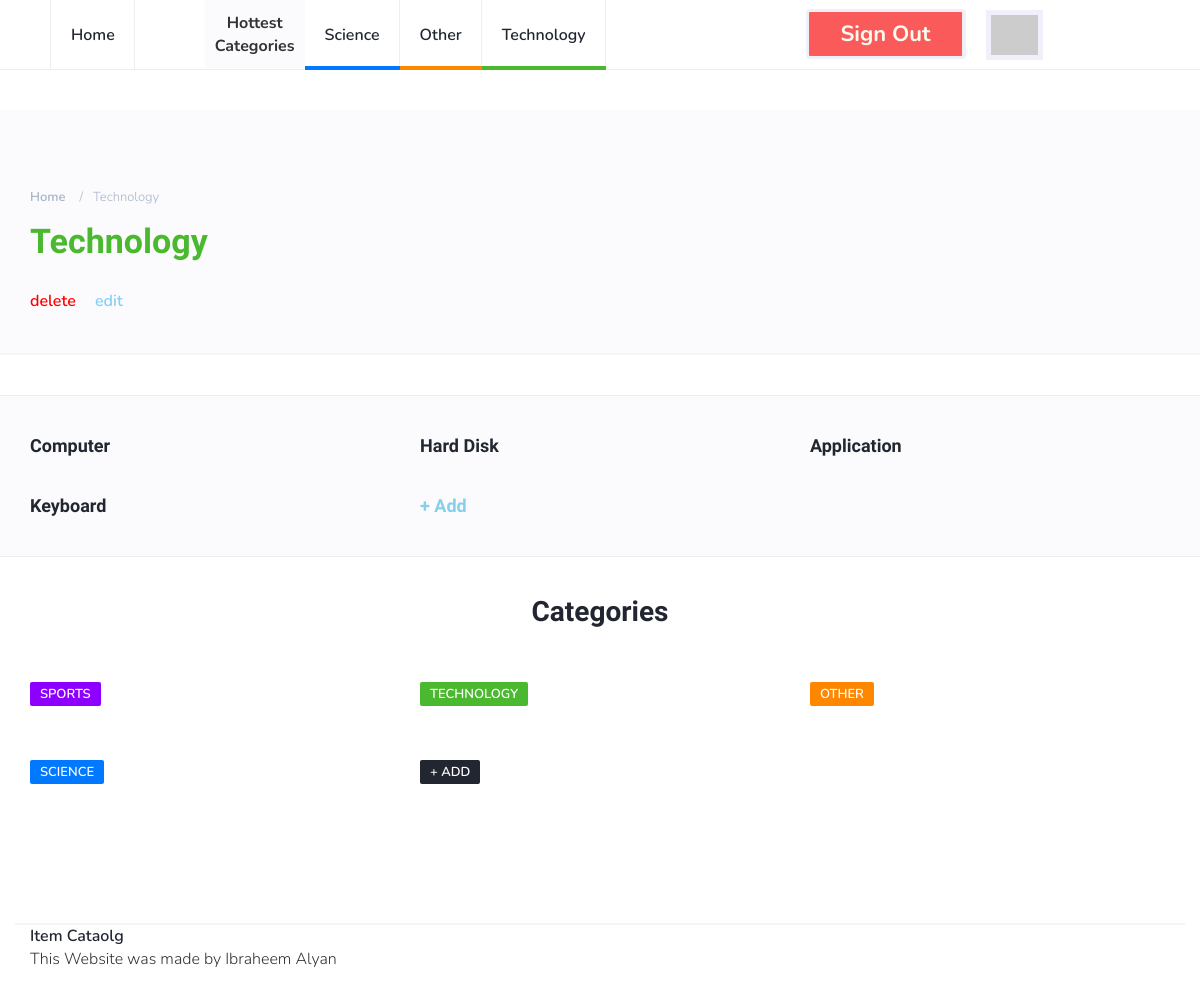
The app's page /catalog/Technology/items (signed in) with its own data.
### database_setup.py (models this page shows, shortened)
class Category(Base):
    __tablename__ = 'category'
    id = Column(Integer, primary_key=True)
    name = Column(String(80), nullable=False)

class Item(Base):
    __tablename__ = 'item'
    id = Column(Integer, primary_key=True)
    title = Column(String(100), nullable=False)
    description = Column(String(1000), nullable=False)
    author_id = Column(Integer, ForeignKey('user.id'))
    author = relationship(User)
    cat_id = Column(Integer, ForeignKey('category.id'))
    category = relationship(Category, single_parent=True)

### project.py (the view, shortened to what this page needs)
@app.route('/catalog/<string:cat_name>/items')
def view_category_items(cat_name):
    db = DBSession()
    top_cats = db.query(Category).order_by(desc(Category.id)).limit(3)
    categories = db.query(Category)
    category = None
    items = None
    try:
        category = db.query(Category).filter_by(name=cat_name).one()
    except NoResultFound:
        db.close()
        statment = ('🙁 looks like we don\'t have a category named "' +
                    cat_name + '" . <br> But you can <a href=' +
                    '"/catalog/new-category" style="font-size:39px">' +
                    'Create your own 😃</a>')
        return render_template('status_message.html', statment=statment, server_url=server_url)
    items = db.query(Item).filter_by(cat_id=category.id)
    if 'signed' not in session:
        session['signed'] = False
    if session['signed']:
        template = render_template(
                            "category.html",
                            items=items,
                            categories=categories,
                            delete_url=(str(request.path)[:-6] + "/delete"),
                            edit_url=(str(request.path)[:-6] + "/edit"),
                            top_categories=top_cats,
                            category=category,
                            user_dict=session["user_data_dict"],
                            server_url=server_url)
        db.close()
        return template

### templates/category.html
{% extends "main.html" %}
{% block content %}
		<div class="page-header" style="margin-top:40px;padding-bottom:40px;">
			<div class="container">
				<div class="row">
					<div class="col-md-10">
						<ul class="page-header-breadcrumb">
							<li><a href="{{server_url}}">Home</a></li>
							<li>{{ category.name }}</li>
						</ul>
						<h1 class="cat-{{ ((category.id + 2 ) % 4) + 1 }}-title">{{ category.name }}</h1>
					</div>
				</div>
				<div style="padding-top:30px">
		        <a href="{{ delete_url }}" style="padding-right: 15px; color: red;"> delete </a>
		        <a href="{{ edit_url }}" style="color: lightskyblue;"> edit </a>
		    </div>
			</div>
		</div>
		<div class="section">
		</div>
		<div class="section section-grey">
			<div class="container">
				<div class="row">
					{% for i in items %}
					<div class="col-md-4">
						<div class="post">
							<div class="post-body">
								<h3 class="post-title"><a href="{{ server_url + 'catalog/' + i.category.name + '/' + i.title }}"> {{ i.title }} </a></h3>
							</div>
						</div>
					</div>
					{% endfor %}
					<div class="col-md-4">
						<div class="post">
							<div class="post-body">
								<h3 class="post-title"><a href="{{server_url}}catalog/new-item?cc={{category.id}}" style="color:skyblue"> + Add </a></h3>
							</div>
						</div>
					</div>
				</div>
			</div>
		</div>
{% endblock %}

### templates/main.html (shortened to what this page needs)
<!DOCTYPE html>
<html lang="en">
	<head>
		<link type="text/css" rel="stylesheet" href="{{server_url}}css/bootstrap.min.css"/>
		<link rel="stylesheet" href="{{server_url}}css/font-awesome.min.css">
		<link type="text/css" rel="stylesheet" href="{{server_url}}css/style.css"/>
    </head>
	<body>
		<header id="header">
			<div id="nav">
				<div id="nav-fixed">
					<div class="container">
						<ul class="nav-menu nav navbar-nav">
							<li><a href="{{server_url}}">Home</a></li>
							<li id="sep"> Hottest <br> Categories </li>
							{% for c in top_categories %}
							<li class="cat-{{ ((c.id + 2 ) % 4) + 1 }}"><a href="{{ server_url + 'catalog/' + c.name + '/items' }}">{{ c.name }}</a></li>
							{% endfor %}
              {% if not user_dict %}
              <li><a href="{{ url_for('internal_sign_up', _external = True ) }}" class="btn green" style="padding:12px 15px 12px 15px;">Sign up</a></li>
              <li><a href="{{ url_for('login', _external = True ) }}" class="btn red" style="padding:12px 15px 12px 15px;margin-left:20px">Log in</a></li>
              {% else %}
              <li><a href="{{ url_for('revoke', _external = True ) }}" class="btn red" style="padding: 12px 15px 12px 15px;">Sign out</a></li>
							<li><img src="{{ user_dict['picture'] }}" id="profile_img"></li>
              {% endif %}
            </ul>
					</div>
				</div>
			</div>
		</header>
    {% block content %}
    {% endblock %}
		<div class="section">
			<div class="container">
				<div class="row">
					<div class="col-md-12">
						<div class="section-title text-center">
							<h2>Categories</h2>
						</div>
					</div>
					{% for c in categories %}
					<div class="col-md-4">
						<div class="post">
							<div class="post-body">
								<div class="post-meta">
									<a class="post-category cat-{{ ((c.id + 2 ) % 4) + 1 }}" href="{{ server_url+'catalog/' + c.name + '/items' }}">{{ c.name }}</a>
								</div>
							</div>
						</div>
					</div>
					{% endfor %}
					<div class="col-md-4">
						<div class="post">
							<div class="post-body">
								<div class="post-meta">
									<a class="post-category" href="{{server_url}}catalog/new-category"> + Add </a>
								</div>
							</div>
						</div>
					</div>
				</div>
			</div>
		</div>
		<footer id="footer">
			<div class="container">
							<ul class="footer-nav">
								<li><a href="{{server_url}}">Item Cataolg</a></li>
							</ul>
							<div class="post-body">
								This Website was made by Ibraheem Alyan
							</div>
						</div>
		</footer>
	</body>
</html>

### templates/css/style.css (style rules this page uses)
body { font-family: 'Nunito', sans-serif; font-size: 16px; font-weight: 300; zoom: 150% color: #3d455c; margin: 0; padding: 0; overflow-x: hidden; }
h1, h2, h3, h4, h5, h6 { font-family: 'Nunito Sans', sans-serif; font-weight: 700; color: #212631; margin: 0px 0px 15px; }
h1 { font-size: 34px; }
h2 { font-size: 28px; }
h3 { font-size: 23px; }
a { font-weight: 600; color: #212631; text-decoration: none; }
ul { margin: 0; padding: 0; list-style: none }
.section.section-grey { background-color: #fbfbfd; border-bottom: 1px solid #eceef2; border-top: 1px solid #eceef2; }
.section .section-title { margin-bottom: 40px; }
.section .section-title h2 { text-transform: capitalize; font-size: 28px; }
#nav { height: 70px; }
#nav:after { content: ""; position: fixed; left: 0; right: 0; bottom: 0; top: 0; background-color: rgba(33, 38, 49, 0.5); z-index: 90; opacity: 0; visibility: hidden; -webkit-transition: 0.2s all; transition: 0.2s all; }
#nav-fixed { position: fixed; left: 0; right: 0; top: 0; z-index: 90; background-color: #FFF; -webkit-box-shadow: 0px -1px 0px 0px #eceef2 inset; box-shadow: 0px -1px 0px 0px #eceef2 inset; }
#sep { background-color: #fbfbfd; text-align: center; font-weight: bold; padding: 10px; padding-top: 12px; margin-left: 70px; }
#nav .container { position: relative; }
.nav-menu { margin-left: 20px; }
.nav-menu li a { position: relative; padding: 25px 20px; text-transform: capitalize; -webkit-box-shadow: -1px 0px 0px 0px #eceef2 inset; box-shadow: -1px 0px 0px 0px #eceef2 inset; -webkit-transition: 0.2s color; transition: 0.2s color; }
.nav-menu li:first-child a { border-left: 1px solid #eceef2; }
.nav-menu li a:after { content: ''; position: absolute; left: 0; right: 0; bottom: 0px; width: 100%; height: 4px; -webkit-transition: 0.2s width; transition: 0.2s width; }
.cat-1-title { color: #4BB92F; }
.nav-menu li.cat-1 a:after { background-color: #4BB92F; }
.nav-menu li.cat-2 a:after { background-color: #ff8700; }
.nav-menu li.cat-3 a:after { background-color: #0078ff; }
.page-header { position: relative; margin: 0; padding-top: 60px; padding-bottom: 60px; background-color: #fbfbfd; border-bottom: 2px solid #F4f4f9; }
.page-header h1 { text-transform: capitalize; margin-bottom: 0px; }
.page-header .page-header-breadcrumb { margin: 15px 0px; }
.page-header .page-header-breadcrumb li { display: inline-block; }
.page-header .page-header-breadcrumb li, .page-header .page-header-breadcrumb li a { font-size: 13px; text-transform: capitalize; color: #a7b3c6; }
.page-header .page-header-breadcrumb li a { -webkit-transition: 0.2s color; transition: 0.2s color; }
.page-header .page-header-breadcrumb li + li:before { content: '/'; display: inline-block; margin: 0px 10px; }
.section { padding-top: 40px; }
.post { margin-bottom: 40px; }
.post { display: block; -webkit-transition: 0.2s opacity; transition: 0.2s opacity; }
.post { width: 100%; }
.post .post-meta { margin-top: 15px; margin-bottom: 15px; }
.post-meta .post-category { font-size: 13px; text-transform: uppercase; padding: 3px 10px; font-weight: 600; border-radius: 2px; margin-right: 15px; color: #FFF; background-color: #212631; -webkit-transition: 0.2s opacity; transition: 0.2s opacity; }
.post-meta .post-category.cat-1 { background-color: #4BB92F; }
.post-meta .post-category.cat-2 { background-color: #ff8700; }
.post-meta .post-category.cat-3 { background-color: #0078ff; }
.post-meta .post-category.cat-4 { background-color: #8d00ff; }
.post .post-title { font-size: 18px; margin-bottom: 0px; }
.btn { width: 160px; height: 50px; text-align: center; font-size: 22px; color: #FBFBF0; border-width: 3px; border-color: #F0F0FB; font-weight: bold; margin-top: 9px; margin-left: 200px; }
.red { background: #fa5a5a; }
#profile_img { height: 50px; border: 5px solid #F0F0FB; margin-left: 20px; margin-top: 10px; }
#footer { padding-bottom: 40px; margin-top: 100px; }
#footer .container { border-top: 2px solid #F4f4f9; }
.footer-nav li { display: inline-block; margin-right: 15px; }

### records on screen
Category: name "Science", name "SCIENCE"
Category: name "Other", name "OTHER"
Category: name "Technology", name "TECHNOLOGY"
Item: title "Computer"
Item: title "Hard Disk"
Item: title "Application"
Item: title "Keyboard"
Category: name "SPORTS"
